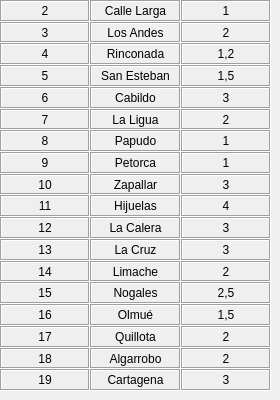
         <widget class="QWidget" name="pagina1">
          <attribute name="title">
           <string>pag. 1</string>
          </attribute>
          <widget class="QWidget" name="gridLayoutWidget_4">
           <property name="geometry">
            <rect>
             <x>0</x>
             <y>0</y>
             <width>271</width>
             <height>391</height>
            </rect>
           </property>
           <layout class="QGridLayout" name="gridLayout_4">
            <property name="spacing">
             <number>0</number>
            </property>
            <item row="1" column="0">
             <widget class="QLabel" name="label_16">
              <property name="frameShape">
               <enum>QFrame::Box</enum>
              </property>
              <property name="frameShadow">
               <enum>QFrame::Sunken</enum>
              </property>
              <property name="text">
               <string>3</string>
              </property>
              <property name="alignment">
               <set>Qt::AlignCenter</set>
              </property>
             </widget>
            </item>
            <item row="11" column="2">
             <widget class="QLabel" name="label_96">
              <property name="frameShape">
               <enum>QFrame::Box</enum>
              </property>
              <property name="frameShadow">
               <enum>QFrame::Sunken</enum>
              </property>
              <property name="text">
               <string>3</string>
              </property>
              <property name="alignment">
               <set>Qt::AlignCenter</set>
              </property>
              <property name="textInteractionFlags">
               <set>Qt::NoTextInteraction</set>
              </property>
             </widget>
            </item>
            <item row="16" column="2">
             <widget class="QLabel" name="label_65">
              <property name="frameShape">
               <enum>QFrame::Box</enum>
              </property>
              <property name="frameShadow">
               <enum>QFrame::Sunken</enum>
              </property>
              <property name="text">
               <string>2</string>
              </property>
              <property name="alignment">
               <set>Qt::AlignCenter</set>
              </property>
              <property name="textInteractionFlags">
               <set>Qt::NoTextInteraction</set>
              </property>
             </widget>
            </item>
            <item row="12" column="1">
             <widget class="QLabel" name="label_83">
              <property name="frameShape">
               <enum>QFrame::Box</enum>
              </property>
              <property name="frameShadow">
               <enum>QFrame::Sunken</enum>
              </property>
              <property name="text">
               <string>Limache</string>
              </property>
              <property name="alignment">
               <set>Qt::AlignCenter</set>
              </property>
              <property name="textInteractionFlags">
               <set>Qt::NoTextInteraction</set>
              </property>
             </widget>
            </item>
            <item row="6" column="0">
             <widget class="QLabel" name="label_31">
              <property name="frameShape">
               <enum>QFrame::Box</enum>
              </property>
              <property name="frameShadow">
               <enum>QFrame::Sunken</enum>
              </property>
              <property name="text">
               <string>8</string>
              </property>
              <property name="alignment">
               <set>Qt::AlignCenter</set>
              </property>
             </widget>
            </item>
            <item row="9" column="1">
             <widget class="QLabel" name="label_80">
              <property name="frameShape">
               <enum>QFrame::Box</enum>
              </property>
              <property name="frameShadow">
               <enum>QFrame::Sunken</enum>
              </property>
              <property name="text">
               <string>Hijuelas</string>
              </property>
              <property name="alignment">
               <set>Qt::AlignCenter</set>
              </property>
              <property name="textInteractionFlags">
               <set>Qt::NoTextInteraction</set>
              </property>
             </widget>
            </item>
            <item row="5" column="1">
             <widget class="QLabel" name="label_76">
              <property name="frameShape">
               <enum>QFrame::Box</enum>
              </property>
              <property name="frameShadow">
               <enum>QFrame::Sunken</enum>
              </property>
              <property name="text">
               <string>La Ligua</string>
              </property>
              <property name="alignment">
               <set>Qt::AlignCenter</set>
              </property>
              <property name="textInteractionFlags">
               <set>Qt::NoTextInteraction</set>
              </property>
             </widget>
            </item>
            <item row="12" column="2">
             <widget class="QLabel" name="label_97">
              <property name="frameShape">
               <enum>QFrame::Box</enum>
              </property>
              <property name="frameShadow">
               <enum>QFrame::Sunken</enum>
              </property>
              <property name="text">
               <string>2</string>
              </property>
              <property name="alignment">
               <set>Qt::AlignCenter</set>
              </property>
              <property name="textInteractionFlags">
               <set>Qt::NoTextInteraction</set>
              </property>
             </widget>
            </item>
            <item row="10" column="2">
             <widget class="QLabel" name="label_95">
              <property name="frameShape">
               <enum>QFrame::Box</enum>
              </property>
              <property name="frameShadow">
               <enum>QFrame::Sunken</enum>
              </property>
              <property name="text">
               <string>3</string>
              </property>
              <property name="alignment">
               <set>Qt::AlignCenter</set>
              </property>
              <property name="textInteractionFlags">
               <set>Qt::NoTextInteraction</set>
              </property>
             </widget>
            </item>
            <item row="10" column="1">
             <widget class="QLabel" name="label_81">
              <property name="frameShape">
               <enum>QFrame::Box</enum>
              </property>
              <property name="frameShadow">
               <enum>QFrame::Sunken</enum>
              </property>
              <property name="text">
               <string>La Calera</string>
              </property>
              <property name="alignment">
               <set>Qt::AlignCenter</set>
              </property>
              <property name="textInteractionFlags">
               <set>Qt::NoTextInteraction</set>
              </property>
             </widget>
            </item>
            <item row="0" column="1">
             <widget class="QLabel" name="label_67">
              <property name="frameShape">
               <enum>QFrame::Box</enum>
              </property>
              <property name="frameShadow">
               <enum>QFrame::Sunken</enum>
              </property>
              <property name="text">
               <string>Calle Larga</string>
              </property>
              <property name="alignment">
               <set>Qt::AlignCenter</set>
              </property>
              <property name="textInteractionFlags">
               <set>Qt::NoTextInteraction</set>
              </property>
             </widget>
            </item>
            <item row="11" column="1">
             <widget class="QLabel" name="label_82">
              <property name="frameShape">
               <enum>QFrame::Box</enum>
              </property>
              <property name="frameShadow">
               <enum>QFrame::Sunken</enum>
              </property>
              <property name="text">
               <string>La Cruz</string>
              </property>
              <property name="alignment">
               <set>Qt::AlignCenter</set>
              </property>
              <property name="textInteractionFlags">
               <set>Qt::NoTextInteraction</set>
              </property>
             </widget>
            </item>
            <item row="5" column="2">
             <widget class="QLabel" name="label_91">
              <property name="frameShape">
               <enum>QFrame::Box</enum>
              </property>
              <property name="frameShadow">
               <enum>QFrame::Sunken</enum>
              </property>
              <property name="text">
               <string>2</string>
              </property>
              <property name="alignment">
               <set>Qt::AlignCenter</set>
              </property>
              <property name="textInteractionFlags">
               <set>Qt::NoTextInteraction</set>
              </property>
             </widget>
            </item>
            <item row="6" column="1">
             <widget class="QLabel" name="label_77">
              <property name="frameShape">
               <enum>QFrame::Box</enum>
              </property>
              <property name="frameShadow">
               <enum>QFrame::Sunken</enum>
              </property>
              <property name="text">
               <string>Papudo</string>
              </property>
              <property name="alignment">
               <set>Qt::AlignCenter</set>
              </property>
              <property name="textInteractionFlags">
               <set>Qt::NoTextInteraction</set>
              </property>
             </widget>
            </item>
            <item row="1" column="2">
             <widget class="QLabel" name="label_70">
              <property name="frameShape">
               <enum>QFrame::Box</enum>
              </property>
              <property name="frameShadow">
               <enum>QFrame::Sunken</enum>
              </property>
              <property name="text">
               <string>2</string>
              </property>
              <property name="alignment">
               <set>Qt::AlignCenter</set>
              </property>
              <property name="textInteractionFlags">
               <set>Qt::NoTextInteraction</set>
              </property>
             </widget>
            </item>
            <item row="14" column="2">
             <widget class="QLabel" name="label_99">
              <property name="frameShape">
               <enum>QFrame::Box</enum>
              </property>
              <property name="frameShadow">
               <enum>QFrame::Sunken</enum>
              </property>
              <property name="text">
               <string>1,5</string>
              </property>
              <property name="alignment">
               <set>Qt::AlignCenter</set>
              </property>
              <property name="textInteractionFlags">
               <set>Qt::NoTextInteraction</set>
              </property>
             </widget>
            </item>
            <item row="0" column="2">
             <widget class="QLabel" name="label_69">
              <property name="frameShape">
               <enum>QFrame::Box</enum>
              </property>
              <property name="frameShadow">
               <enum>QFrame::Sunken</enum>
              </property>
              <property name="text">
               <string>1</string>
              </property>
              <property name="alignment">
               <set>Qt::AlignCenter</set>
              </property>
              <property name="textInteractionFlags">
               <set>Qt::NoTextInteraction</set>
              </property>
             </widget>
            </item>
            <item row="7" column="2">
             <widget class="QLabel" name="label_90">
              <property name="frameShape">
               <enum>QFrame::Box</enum>
              </property>
              <property name="frameShadow">
               <enum>QFrame::Sunken</enum>
              </property>
              <property name="text">
               <string>1</string>
              </property>
              <property name="alignment">
               <set>Qt::AlignCenter</set>
              </property>
              <property name="textInteractionFlags">
               <set>Qt::NoTextInteraction</set>
              </property>
             </widget>
            </item>
            <item row="9" column="0">
             <widget class="QLabel" name="label_40">
              <property name="frameShape">
               <enum>QFrame::Box</enum>
              </property>
              <property name="frameShadow">
               <enum>QFrame::Sunken</enum>
              </property>
              <property name="text">
               <string>11</string>
              </property>
              <property name="alignment">
               <set>Qt::AlignCenter</set>
              </property>
             </widget>
            </item>
            <item row="17" column="0">
             <widget class="QLabel" name="label_62">
              <property name="frameShape">
               <enum>QFrame::Box</enum>
              </property>
              <property name="frameShadow">
               <enum>QFrame::Sunken</enum>
              </property>
              <property name="text">
               <string>19</string>
              </property>
              <property name="alignment">
               <set>Qt::AlignCenter</set>
              </property>
             </widget>
            </item>
            <item row="1" column="1">
             <widget class="QLabel" name="label_68">
              <property name="frameShape">
               <enum>QFrame::Box</enum>
              </property>
              <property name="frameShadow">
               <enum>QFrame::Sunken</enum>
              </property>
              <property name="text">
               <string>Los Andes</string>
              </property>
              <property name="alignment">
               <set>Qt::AlignCenter</set>
              </property>
              <property name="textInteractionFlags">
               <set>Qt::NoTextInteraction</set>
              </property>
             </widget>
            </item>
            <item row="14" column="1">
             <widget class="QLabel" name="label_85">
              <property name="frameShape">
               <enum>QFrame::Box</enum>
              </property>
              <property name="frameShadow">
               <enum>QFrame::Sunken</enum>
              </property>
              <property name="text">
               <string>Olmué</string>
              </property>
              <property name="alignment">
               <set>Qt::AlignCenter</set>
              </property>
              <property name="textInteractionFlags">
               <set>Qt::NoTextInteraction</set>
              </property>
             </widget>
            </item>
            <item row="13" column="2">
             <widget class="QLabel" name="label_98">
              <property name="frameShape">
               <enum>QFrame::Box</enum>
              </property>
              <property name="frameShadow">
               <enum>QFrame::Sunken</enum>
              </property>
              <property name="text">
               <string>2,5</string>
              </property>
              <property name="alignment">
               <set>Qt::AlignCenter</set>
              </property>
              <property name="textInteractionFlags">
               <set>Qt::NoTextInteraction</set>
              </property>
             </widget>
            </item>
            <item row="9" column="2">
             <widget class="QLabel" name="label_94">
              <property name="frameShape">
               <enum>QFrame::Box</enum>
              </property>
              <property name="frameShadow">
               <enum>QFrame::Sunken</enum>
              </property>
              <property name="text">
               <string>4</string>
              </property>
              <property name="alignment">
               <set>Qt::AlignCenter</set>
              </property>
              <property name="textInteractionFlags">
               <set>Qt::NoTextInteraction</set>
              </property>
             </widget>
            </item>
            <item row="13" column="1">
             <widget class="QLabel" name="label_84">
              <property name="frameShape">
               <enum>QFrame::Box</enum>
              </property>
              <property name="frameShadow">
               <enum>QFrame::Sunken</enum>
              </property>
              <property name="text">
               <string>Nogales</string>
              </property>
              <property name="alignment">
               <set>Qt::AlignCenter</set>
              </property>
              <property name="textInteractionFlags">
               <set>Qt::NoTextInteraction</set>
              </property>
             </widget>
            </item>
            <item row="7" column="1">
             <widget class="QLabel" name="label_78">
              <property name="frameShape">
               <enum>QFrame::Box</enum>
              </property>
              <property name="frameShadow">
               <enum>QFrame::Sunken</enum>
              </property>
              <property name="text">
               <string>Petorca</string>
              </property>
              <property name="alignment">
               <set>Qt::AlignCenter</set>
              </property>
              <property name="textInteractionFlags">
               <set>Qt::NoTextInteraction</set>
              </property>
             </widget>
            </item>
            <item row="3" column="1">
             <widget class="QLabel" name="label_74">
              <property name="frameShape">
               <enum>QFrame::Box</enum>
              </property>
              <property name="frameShadow">
               <enum>QFrame::Sunken</enum>
              </property>
              <property name="text">
               <string>San Esteban</string>
              </property>
              <property name="alignment">
               <set>Qt::AlignCenter</set>
              </property>
              <property name="textInteractionFlags">
               <set>Qt::NoTextInteraction</set>
              </property>
             </widget>
            </item>
            <item row="2" column="1">
             <widget class="QLabel" name="label_71">
              <property name="frameShape">
               <enum>QFrame::Box</enum>
              </property>
              <property name="frameShadow">
               <enum>QFrame::Sunken</enum>
              </property>
              <property name="text">
               <string>Rinconada</string>
              </property>
              <property name="alignment">
               <set>Qt::AlignCenter</set>
              </property>
              <property name="textInteractionFlags">
               <set>Qt::NoTextInteraction</set>
              </property>
             </widget>
            </item>
            <item row="11" column="0">
             <widget class="QLabel" name="label_46">
              <property name="frameShape">
               <enum>QFrame::Box</enum>
              </property>
              <property name="frameShadow">
               <enum>QFrame::Sunken</enum>
              </property>
              <property name="text">
               <string>13</string>
              </property>
              <property name="alignment">
               <set>Qt::AlignCenter</set>
              </property>
             </widget>
            </item>
            <item row="5" column="0">
             <widget class="QLabel" name="label_28">
              <property name="frameShape">
               <enum>QFrame::Box</enum>
              </property>
              <property name="frameShadow">
               <enum>QFrame::Sunken</enum>
              </property>
              <property name="text">
               <string>7</string>
              </property>
              <property name="alignment">
               <set>Qt::AlignCenter</set>
              </property>
             </widget>
            </item>
            <item row="3" column="0">
             <widget class="QLabel" name="label_22">
              <property name="frameShape">
               <enum>QFrame::Box</enum>
              </property>
              <property name="frameShadow">
               <enum>QFrame::Sunken</enum>
              </property>
              <property name="text">
               <string>5</string>
              </property>
              <property name="alignment">
               <set>Qt::AlignCenter</set>
              </property>
             </widget>
            </item>
            <item row="8" column="0">
             <widget class="QLabel" name="label_37">
              <property name="frameShape">
               <enum>QFrame::Box</enum>
              </property>
              <property name="frameShadow">
               <enum>QFrame::Sunken</enum>
              </property>
              <property name="text">
               <string>10</string>
              </property>
              <property name="alignment">
               <set>Qt::AlignCenter</set>
              </property>
             </widget>
            </item>
            <item row="0" column="0">
             <widget class="QLabel" name="label_13">
              <property name="frameShape">
               <enum>QFrame::Box</enum>
              </property>
              <property name="frameShadow">
               <enum>QFrame::Sunken</enum>
              </property>
              <property name="text">
               <string>2</string>
              </property>
              <property name="alignment">
               <set>Qt::AlignCenter</set>
              </property>
             </widget>
            </item>
            <item row="7" column="0">
             <widget class="QLabel" name="label_34">
              <property name="frameShape">
               <enum>QFrame::Box</enum>
              </property>
              <property name="frameShadow">
               <enum>QFrame::Sunken</enum>
              </property>
              <property name="text">
               <string>9</string>
              </property>
              <property name="alignment">
               <set>Qt::AlignCenter</set>
              </property>
             </widget>
            </item>
            <item row="6" column="2">
             <widget class="QLabel" name="label_89">
              <property name="frameShape">
               <enum>QFrame::Box</enum>
              </property>
              <property name="frameShadow">
               <enum>QFrame::Sunken</enum>
              </property>
              <property name="text">
               <string>1</string>
              </property>
              <property name="alignment">
               <set>Qt::AlignCenter</set>
              </property>
              <property name="textInteractionFlags">
               <set>Qt::NoTextInteraction</set>
              </property>
             </widget>
            </item>
            <item row="2" column="0">
             <widget class="QLabel" name="label_19">
              <property name="frameShape">
               <enum>QFrame::Box</enum>
              </property>
              <property name="frameShadow">
               <enum>QFrame::Sunken</enum>
              </property>
              <property name="text">
               <string>4</string>
              </property>
              <property name="alignment">
               <set>Qt::AlignCenter</set>
              </property>
             </widget>
            </item>
            <item row="4" column="0">
             <widget class="QLabel" name="label_25">
              <property name="frameShape">
               <enum>QFrame::Box</enum>
              </property>
              <property name="frameShadow">
               <enum>QFrame::Sunken</enum>
              </property>
              <property name="text">
               <string>6</string>
              </property>
              <property name="alignment">
               <set>Qt::AlignCenter</set>
              </property>
             </widget>
            </item>
            <item row="12" column="0">
             <widget class="QLabel" name="label_47">
              <property name="frameShape">
               <enum>QFrame::Box</enum>
              </property>
              <property name="frameShadow">
               <enum>QFrame::Sunken</enum>
              </property>
              <property name="text">
               <string>14</string>
              </property>
              <property name="alignment">
               <set>Qt::AlignCenter</set>
              </property>
             </widget>
            </item>
            <item row="17" column="1">
             <widget class="QLabel" name="label_88">
              <property name="frameShape">
               <enum>QFrame::Box</enum>
              </property>
              <property name="frameShadow">
               <enum>QFrame::Sunken</enum>
              </property>
              <property name="text">
               <string>Cartagena</string>
              </property>
              <property name="alignment">
               <set>Qt::AlignCenter</set>
              </property>
              <property name="textInteractionFlags">
               <set>Qt::NoTextInteraction</set>
              </property>
             </widget>
            </item>
            <item row="16" column="0">
             <widget class="QLabel" name="label_61">
              <property name="frameShape">
               <enum>QFrame::Box</enum>
              </property>
              <property name="frameShadow">
               <enum>QFrame::Sunken</enum>
              </property>
              <property name="text">
               <string>18</string>
              </property>
              <property name="alignment">
               <set>Qt::AlignCenter</set>
              </property>
             </widget>
            </item>
            <item row="15" column="1">
             <widget class="QLabel" name="label_87">
              <property name="frameShape">
               <enum>QFrame::Box</enum>
              </property>
              <property name="frameShadow">
               <enum>QFrame::Sunken</enum>
              </property>
              <property name="text">
               <string>Quillota</string>
              </property>
              <property name="alignment">
               <set>Qt::AlignCenter</set>
              </property>
              <property name="textInteractionFlags">
               <set>Qt::NoTextInteraction</set>
              </property>
             </widget>
            </item>
            <item row="10" column="0">
             <widget class="QLabel" name="label_43">
              <property name="frameShape">
               <enum>QFrame::Box</enum>
              </property>
              <property name="frameShadow">
               <enum>QFrame::Sunken</enum>
              </property>
              <property name="text">
               <string>12</string>
              </property>
              <property name="alignment">
               <set>Qt::AlignCenter</set>
              </property>
             </widget>
            </item>
            <item row="4" column="2">
             <widget class="QLabel" name="label_92">
              <property name="frameShape">
               <enum>QFrame::Box</enum>
              </property>
              <property name="frameShadow">
               <enum>QFrame::Sunken</enum>
              </property>
              <property name="text">
               <string>3</string>
              </property>
              <property name="alignment">
               <set>Qt::AlignCenter</set>
              </property>
              <property name="textInteractionFlags">
               <set>Qt::NoTextInteraction</set>
              </property>
             </widget>
            </item>
            <item row="8" column="2">
             <widget class="QLabel" name="label_93">
              <property name="frameShape">
               <enum>QFrame::Box</enum>
              </property>
              <property name="frameShadow">
               <enum>QFrame::Sunken</enum>
              </property>
              <property name="text">
               <string>3</string>
              </property>
              <property name="alignment">
               <set>Qt::AlignCenter</set>
              </property>
              <property name="textInteractionFlags">
               <set>Qt::NoTextInteraction</set>
              </property>
             </widget>
            </item>
            <item row="2" column="2">
             <widget class="QLabel" name="label_72">
              <property name="frameShape">
               <enum>QFrame::Box</enum>
              </property>
              <property name="frameShadow">
               <enum>QFrame::Sunken</enum>
              </property>
              <property name="text">
               <string>1,2</string>
              </property>
              <property name="alignment">
               <set>Qt::AlignCenter</set>
              </property>
              <property name="textInteractionFlags">
               <set>Qt::NoTextInteraction</set>
              </property>
             </widget>
            </item>
            <item row="8" column="1">
             <widget class="QLabel" name="label_79">
              <property name="frameShape">
               <enum>QFrame::Box</enum>
              </property>
              <property name="frameShadow">
               <enum>QFrame::Sunken</enum>
              </property>
              <property name="text">
               <string>Zapallar</string>
              </property>
              <property name="alignment">
               <set>Qt::AlignCenter</set>
              </property>
              <property name="textInteractionFlags">
               <set>Qt::NoTextInteraction</set>
              </property>
             </widget>
            </item>
            <item row="13" column="0">
             <widget class="QLabel" name="label_48">
              <property name="frameShape">
               <enum>QFrame::Box</enum>
              </property>
              <property name="frameShadow">
               <enum>QFrame::Sunken</enum>
              </property>
              <property name="text">
               <string>15</string>
              </property>
              <property name="alignment">
               <set>Qt::AlignCenter</set>
              </property>
             </widget>
            </item>
            <item row="3" column="2">
             <widget class="QLabel" name="label_73">
              <property name="frameShape">
               <enum>QFrame::Box</enum>
              </property>
              <property name="frameShadow">
               <enum>QFrame::Sunken</enum>
              </property>
              <property name="text">
               <string>1,5</string>
              </property>
              <property name="alignment">
               <set>Qt::AlignCenter</set>
              </property>
              <property name="textInteractionFlags">
               <set>Qt::NoTextInteraction</set>
              </property>
             </widget>
            </item>
            <item row="17" column="2">
             <widget class="QLabel" name="label_66">
              <property name="frameShape">
               <enum>QFrame::Box</enum>
              </property>
              <property name="frameShadow">
               <enum>QFrame::Sunken</enum>
              </property>
              <property name="text">
               <string>3</string>
              </property>
              <property name="alignment">
               <set>Qt::AlignCenter</set>
              </property>
              <property name="textInteractionFlags">
               <set>Qt::NoTextInteraction</set>
              </property>
             </widget>
            </item>
            <item row="15" column="0">
             <widget class="QLabel" name="label_50">
              <property name="frameShape">
               <enum>QFrame::Box</enum>
              </property>
              <property name="frameShadow">
               <enum>QFrame::Sunken</enum>
              </property>
              <property name="text">
               <string>17</string>
              </property>
              <property name="alignment">
               <set>Qt::AlignCenter</set>
              </property>
             </widget>
            </item>
            <item row="4" column="1">
             <widget class="QLabel" name="label_75">
              <property name="frameShape">
               <enum>QFrame::Box</enum>
              </property>
              <property name="frameShadow">
               <enum>QFrame::Sunken</enum>
              </property>
              <property name="text">
               <string>Cabildo</string>
              </property>
              <property name="alignment">
               <set>Qt::AlignCenter</set>
              </property>
              <property name="textInteractionFlags">
               <set>Qt::NoTextInteraction</set>
              </property>
             </widget>
            </item>
            <item row="15" column="2">
             <widget class="QLabel" name="label_100">
              <property name="frameShape">
               <enum>QFrame::Box</enum>
              </property>
              <property name="frameShadow">
               <enum>QFrame::Sunken</enum>
              </property>
              <property name="text">
               <string>2</string>
              </property>
              <property name="alignment">
               <set>Qt::AlignCenter</set>
              </property>
              <property name="textInteractionFlags">
               <set>Qt::NoTextInteraction</set>
              </property>
             </widget>
            </item>
            <item row="16" column="1">
             <widget class="QLabel" name="label_86">
              <property name="frameShape">
               <enum>QFrame::Box</enum>
              </property>
              <property name="frameShadow">
               <enum>QFrame::Sunken</enum>
              </property>
              <property name="text">
               <string>Algarrobo</string>
              </property>
              <property name="alignment">
               <set>Qt::AlignCenter</set>
              </property>
              <property name="textInteractionFlags">
               <set>Qt::NoTextInteraction</set>
              </property>
             </widget>
            </item>
            <item row="14" column="0">
             <widget class="QLabel" name="label_49">
              <property name="frameShape">
               <enum>QFrame::Box</enum>
              </property>
              <property name="frameShadow">
               <enum>QFrame::Sunken</enum>
              </property>
              <property name="text">
               <string>16</string>
              </property>
              <property name="alignment">
               <set>Qt::AlignCenter</set>
              </property>
             </widget>
            </item>
           </layout>
          </widget>
         </widget>
